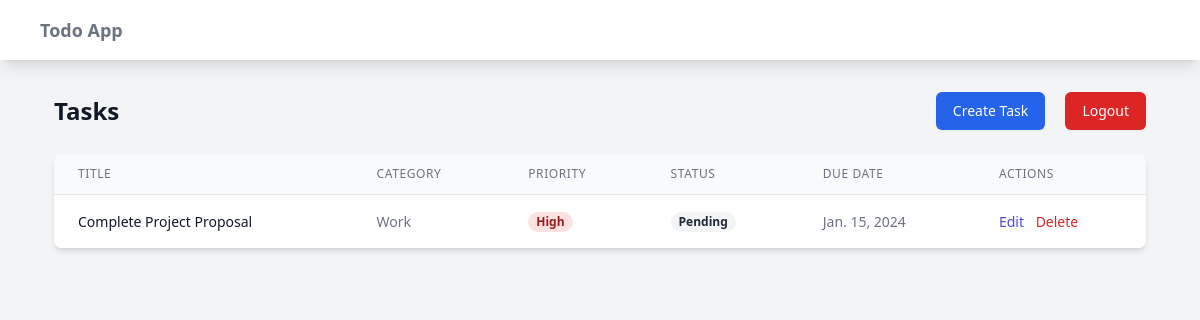
Page /task_list/ (signed in) on the committed database.
### todoapp/models.py (models this page shows, shortened)
class Task(models.Model):
    PRIORITY_CHOICES = [
        ('low', 'Low'),
        ('medium', 'Medium'),
        ('high', 'High'),
    ]
    STATUS_CHOICES = [
        ('pending', 'Pending'),
        ('in_progress', 'In Progress'),
        ('completed', 'Completed')
    ]
    title = models.CharField(max_length=200)
    description = models.TextField(blank=True)
    category = models.ForeignKey(Category, on_delete=models.CASCADE, related_name='tasks')
    priority = models.CharField(max_length=10, choices=PRIORITY_CHOICES, default='medium')
    status = models.CharField(max_length=20, choices=STATUS_CHOICES, default='pending')
    due_date = models.DateField(null=True, blank=True)
    created_at = models.DateTimeField(auto_now_add=True)
    updated_at = models.DateTimeField(auto_now=True)
    user = models.ForeignKey(User, on_delete=models.CASCADE, related_name='tasks')

class Category(models.Model):
    name = models.CharField(max_length=100)
    description = models.TextField(blank=True)
    created_at = models.DateTimeField(auto_now_add=True)
    updated_at = models.DateTimeField(auto_now=True)
    class Meta:
        verbose_name_plural = "Categories"

### todoapp/views.py (the view)
# urls.py: path('task_list/', views.task_list, name = 'task_list'),
@login_required
def task_list(request):
    tasks = Task.objects.filter(user = request.user).order_by('-created_at')
    return render(request, 'todoapp/task_list.html', {'tasks': tasks})

### todoapp/templates/todoapp/task_list.html (shortened to what this page needs)
{% extends 'todoapp/base.html' %}
{% block content %}
<div class="mb-6 flex justify-between items-center">
    <h1 class="text-2xl font-bold text-gray-900">Tasks</h1>
    <div class="space-x-4">
        <a href="{% url 'create_task' %}" class="inline-flex items-center px-4 py-2 border border-transparent rounded-md shadow-sm text-sm font-medium text-white bg-blue-600 hover:bg-blue-700 focus:outline-none focus:ring-2 focus:ring-offset-2 focus:ring-blue-500">Create Task</a>
        <a href="{% url 'logout' %}" class="inline-flex items-center px-4 py-2 border border-transparent rounded-md shadow-sm text-sm font-medium text-white bg-red-600 hover:bg-red-700 focus:outline-none focus:ring-2 focus:ring-offset-2 focus:ring-red-500">Logout</a>
    </div>
</div>
<div class="bg-white shadow-md rounded-lg overflow-hidden">
    <table class="min-w-full divide-y divide-gray-200">
        <thead class="bg-gray-50">
            <tr>
                <th class="px-6 py-3 text-left text-xs font-medium text-gray-500 uppercase tracking-wider">Title</th>
                <th class="px-6 py-3 text-left text-xs font-medium text-gray-500 uppercase tracking-wider">Category</th>
                <th class="px-6 py-3 text-left text-xs font-medium text-gray-500 uppercase tracking-wider">Priority</th>
                <th class="px-6 py-3 text-left text-xs font-medium text-gray-500 uppercase tracking-wider">Status</th>
                <th class="px-6 py-3 text-left text-xs font-medium text-gray-500 uppercase tracking-wider">Due Date</th>
                <th class="px-6 py-3 text-left text-xs font-medium text-gray-500 uppercase tracking-wider">Actions</th>
            </tr>
        </thead>
        <tbody class="bg-white divide-y divide-gray-200">
            {% for task in tasks %}
            <tr>
                <td class="px-6 py-4 whitespace-nowrap text-sm font-medium text-gray-900">{{ task.title }}</td>
                <td class="px-6 py-4 whitespace-nowrap text-sm text-gray-500">{{ task.category.name }}</td>
                <td class="px-6 py-4 whitespace-nowrap text-sm text-gray-500">
                    <span class="px-2 inline-flex text-xs leading-5 font-semibold rounded-full
                        {% if task.priority == 'high' %}bg-red-100 text-red-800
                        {% elif task.priority == 'medium' %}bg-yellow-100 text-yellow-800
                        {% else %}bg-green-100 text-green-800{% endif %}">
                        {{ task.priority|title }}
                    </span>
                </td>
                <td class="px-6 py-4 whitespace-nowrap text-sm text-gray-500">
                    <span class="px-2 inline-flex text-xs leading-5 font-semibold rounded-full
                        {% if task.status == 'completed' %}bg-green-100 text-green-800
                        {% elif task.status == 'in_progress' %}bg-blue-100 text-blue-800
                        {% else %}bg-gray-100 text-gray-800{% endif %}">
                        {{ task.status|title|cut:"_" }}
                    </span>
                </td>
                <td class="px-6 py-4 whitespace-nowrap text-sm text-gray-500">{{ task.due_date|default:"-" }}</td>
                <td class="px-6 py-4 whitespace-nowrap text-sm font-medium space-x-2">
                    <a href="{% url 'task_edit' task.id %}" class="text-indigo-600 hover:text-indigo-900">Edit</a>
                    <form action="{% url 'task_delete' task.id %}" method="POST" class="inline">
                        <button type="submit" class="text-red-600 hover:text-red-900" onclick="return confirm('Are you sure you want to delete this task?')">Delete</button>
                    </form>
                </td>
            </tr>
            {% empty %}
            <tr>
                <td colspan="6" class="px-6 py-4 text-center text-sm text-gray-500">No tasks found.</td>
            </tr>
            {% endfor %}
        </tbody>
    </table>
</div>
{% endblock %}

### rows in the picture
Task: title "Complete Project Proposal", category.name "Work", priority "High", status "Pending", due_date "Jan. 15, 2024"
